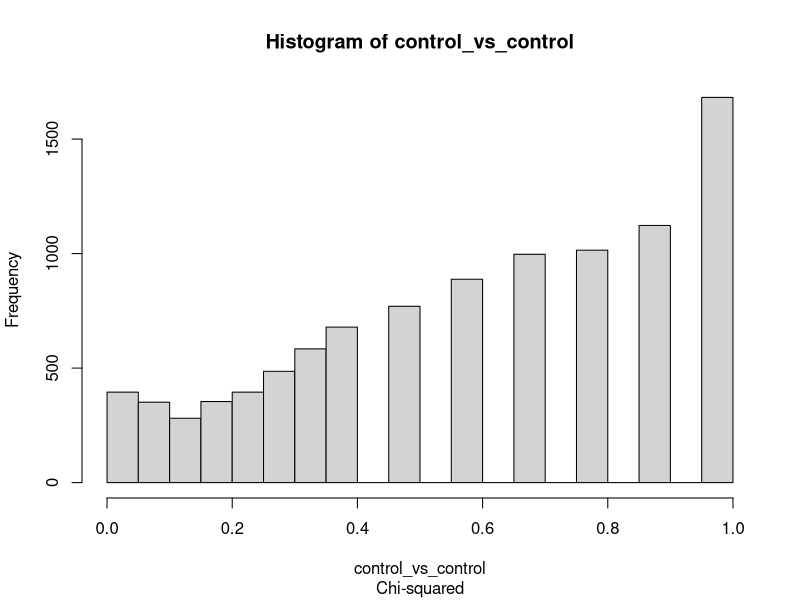
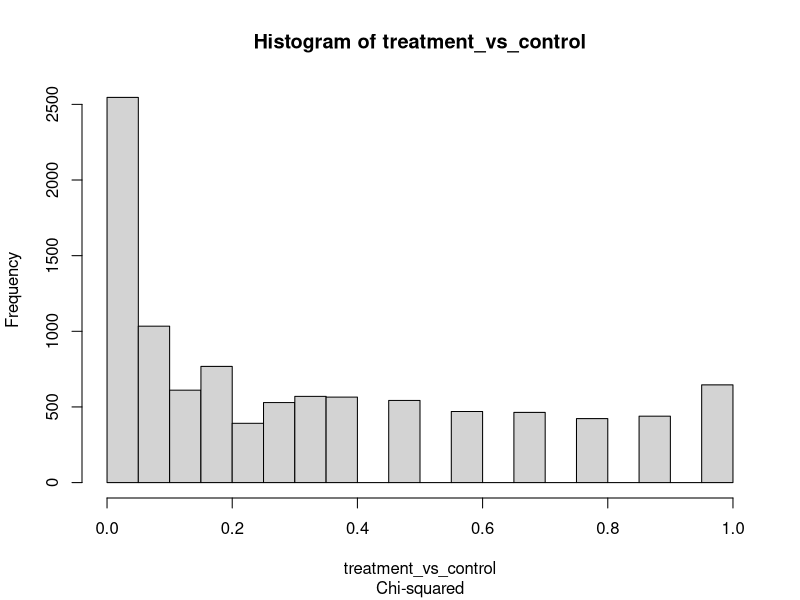

Write R code to recreate these figures, in order.
rm(list = ls()) # clear all vars from the current workspace

#########################
# Simulation Parameters #
#########################

control_prob = 0.5
treatment_prob = 0.6
num_subjects = 100
# test = fisher.test
test = chisq.test
num_simulations_control_vs_control = 10000
num_simulations_control_vs_treatment = 10000
min_p_value = 0.0
max_p_value = 0.05

#########################


is_significant <- function(p_value){
    return(min_p_value <= p_value & p_value <= max_p_value)
}

do_test <- function(control=0.5, treatment=0.5, test=chisq.test, num_subjects=100){
    test_1 <- rbinom(1,num_subjects,control)
    test_1_minus100 <- num_subjects - test_1
    dead_alive_1 <- c(test_1, test_1_minus100)
    test_2 <- rbinom(1,num_subjects,treatment)
    test_2_minus100 <- num_subjects - test_2
    dead_alive_2 <- c(test_2, test_2_minus100)
    matrix_dead_alive <- rbind(dead_alive_1,dead_alive_2)
    cs <- test(matrix_dead_alive)
    return(cs$p.value)
}

control_vs_control <- replicate(num_simulations_control_vs_control, do_test(control_prob,control_prob, test, num_subjects))
treatment_vs_control <- replicate(num_simulations_control_vs_treatment, do_test(control_prob,treatment_prob, test, num_subjects))

false_positives = length(Filter(is_significant, control_vs_control))
true_positives = length(Filter(is_significant, treatment_vs_control))
false_positive_risk = false_positives / (true_positives + false_positives)

cat("\nFalse Positives", "\t", 
    "True Positives", "\t", 
    "False Positive Risk\n",

    false_positives, "\t", 
    true_positives, "\t", 
    false_positive_risk, "\n")

subtitle <- ifelse(identical(test, fisher.test), "Fisher's Exact", "Chi-squared")

hist(control_vs_control, sub=subtitle)
hist(treatment_vs_control, sub=subtitle)